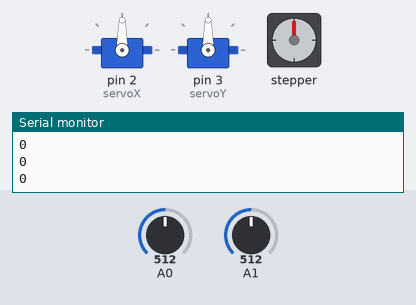
Simulated run of this sketch. Board: Arduino Mega 2560, built with avr-gcc and run on an emulated ATmega2560. Shown: 2 × servo, stepper motor, the last lines printed to the serial monitor. Inputs (shaded band) come from the test bench; at power-on: A1 = 512, A0 = 512. Stepper angles assume 2048 steps per turn.

Above: at 1.2 s.
1.3 s: A1 set to 349
2.8 s: A1 set to 318
At 3.47 s:
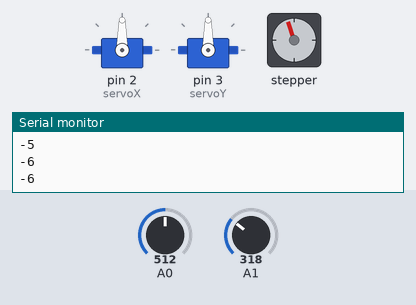
5.8 s: A0 set to 716
At 6.18 s:
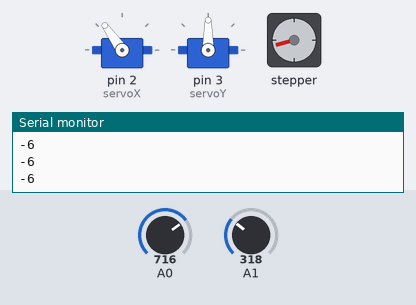
8.8 s: A0 set to 900
At 9.43 s:
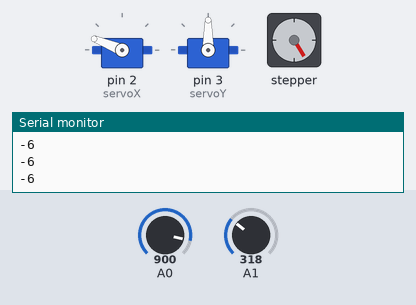
11.8 s: A1 set to 122
14.8 s: A0 set to 1023
At 15.11 s:
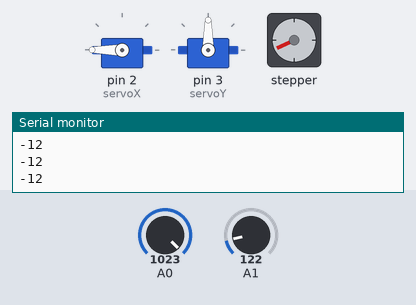
Timing chart, 0 to 20.6 s (numbered marks = the images above; inputs shaded):
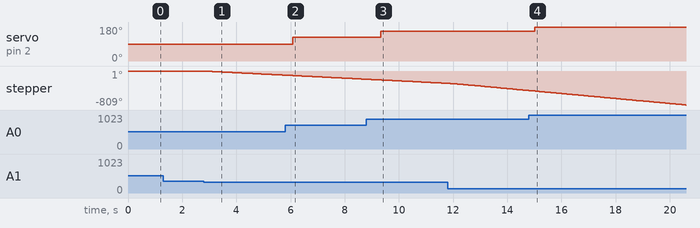

Measured:
- the behaviour switches between 333 and 332 on A1 (found by bisection; images 0 and 1)
- after the input at 2.8 s, stepper: keeps turning counter-clockwise at about 33°/s, starting at once
- after the input at 5.8 s, servo on pin 2 (servoX): 90° → 125° after 0.28 s
- after the input at 8.8 s, servo on pin 2 (servoX): 125° → 158° after 0.53 s
- after the input at 14.8 s, servo on pin 2 (servoX): 158° → 180° after 0.21 s

The sketch:

Servos_and_joysticks_proto.ino
```cpp
#include <Servo.h>
#include <Stepper.h>

Servo myservoX, myservoY;

int valueX = 0;
int valueY = 0;

const int servoX = 2;
const int servoY = 3;
const int button = 40;

const int stepsPerRevolution = 2048;

Stepper myStepper = Stepper(stepsPerRevolution, 8, 10, 9, 11);


void setup() {
	//pinMode(A0, INPUT);
	//pinMode(A1, INPUT);
	Serial.begin(9600);

  myservoX.attach(servoX);
  myservoY.attach(servoY);

  pinMode(button, INPUT);

}

void loop() {
  valueX = analogRead(A0);	// read X axis value [0..1023]
 // Serial.println("X:");
  //Serial.print(valueX, DEC);

  valueY = analogRead(A1);	// read Y axis value [0..1023]
  //Serial.println(" | Y:");
  //Serial.print(valueY, DEC);

  int angleX = map(valueX, 0, 1023, 0, 180);
  myservoX.write(angleX);

  //int angleY = map(valueY, 0, 1023, 0, 180);
  //myservoY.write(angleY);

  int speed = map(valueY, 530, 1023, 0, 15);

  Serial.println(speed);

  if (speed > 5){
    myStepper.setSpeed(speed);
    myStepper.step(100);
  }

  if (speed < -5){
    myStepper.setSpeed(-speed);
    myStepper.step(-100);
  }
  delay(50);
}
```
